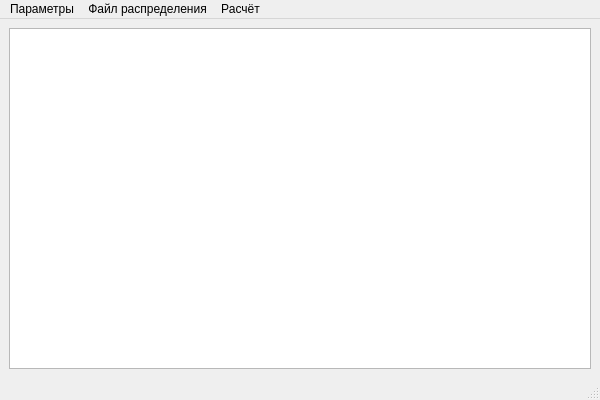
<?xml version="1.0" encoding="UTF-8"?>
<ui version="4.0">
 <class>MainWindow</class>
 <widget class="QMainWindow" name="MainWindow">
  <property name="geometry">
   <rect>
    <x>0</x>
    <y>0</y>
    <width>600</width>
    <height>400</height>
   </rect>
  </property>
  <property name="windowTitle">
   <string>MainWindow</string>
  </property>
  <widget class="QWidget" name="centralwidget">
   <layout class="QVBoxLayout" name="verticalLayout">
    <item>
     <widget class="QTextEdit" name="textEdit">
      <property name="readOnly">
       <bool>true</bool>
      </property>
     </widget>
    </item>
   </layout>
  </widget>
  <widget class="QMenuBar" name="menubar">
   <property name="geometry">
    <rect>
     <x>0</x>
     <y>0</y>
     <width>600</width>
     <height>20</height>
    </rect>
   </property>
   <widget class="QMenu" name="DataMenu">
    <property name="title">
     <string>Параметры</string>
    </property>
    <addaction name="workDir"/>
    <addaction name="separator"/>
    <addaction name="editOptions"/>
    <addaction name="editFractions"/>
   </widget>
   <widget class="QMenu" name="CalcMenu">
    <property name="title">
     <string>Расчёт</string>
    </property>
    <addaction name="cleanDistributions"/>
    <addaction name="processStart"/>
    <addaction name="processStop"/>
    <addaction name="separator"/>
    <addaction name="visualisation"/>
    <addaction name="saveAll"/>
    <addaction name="filling"/>
   </widget>
   <widget class="QMenu" name="FileMenu">
    <property name="title">
     <string>Файл распределения</string>
    </property>
    <addaction name="loadFile"/>
    <addaction name="separator"/>
    <addaction name="generator"/>
   </widget>
   <addaction name="DataMenu"/>
   <addaction name="FileMenu"/>
   <addaction name="CalcMenu"/>
  </widget>
  <widget class="QStatusBar" name="statusbar"/>
  <action name="workDir">
   <property name="text">
    <string>Рабочий каталог</string>
   </property>
  </action>
  <action name="editOptions">
   <property name="text">
    <string>Структура модели</string>
   </property>
  </action>
  <action name="editFractions">
   <property name="text">
    <string>Фракции</string>
   </property>
  </action>
  <action name="processStart">
   <property name="text">
    <string>Запустить</string>
   </property>
  </action>
  <action name="visualisation">
   <property name="text">
    <string>Визуализация</string>
   </property>
  </action>
  <action name="saveAll">
   <property name="text">
    <string>Сохранить</string>
   </property>
  </action>
  <action name="applicationHelp">
   <property name="text">
    <string>О программе</string>
   </property>
  </action>
  <action name="optionsHelp">
   <property name="text">
    <string>Параметры</string>
   </property>
  </action>
  <action name="qtHelp">
   <property name="text">
    <string>Qt</string>
   </property>
  </action>
  <action name="loadFile">
   <property name="text">
    <string>Загрузить</string>
   </property>
  </action>
  <action name="cleanDistributions">
   <property name="text">
    <string>Очистить</string>
   </property>
  </action>
  <action name="processStop">
   <property name="text">
    <string>Остановить</string>
   </property>
  </action>
  <action name="generator">
   <property name="text">
    <string>Генератор</string>
   </property>
  </action>
  <action name="saveFile">
   <property name="text">
    <string>Сохранить</string>
   </property>
  </action>
  <action name="filling">
   <property name="enabled">
    <bool>true</bool>
   </property>
   <property name="text">
    <string>Степень заполнения</string>
   </property>
  </action>
 </widget>
 <resources/>
 <connections/>
</ui>
